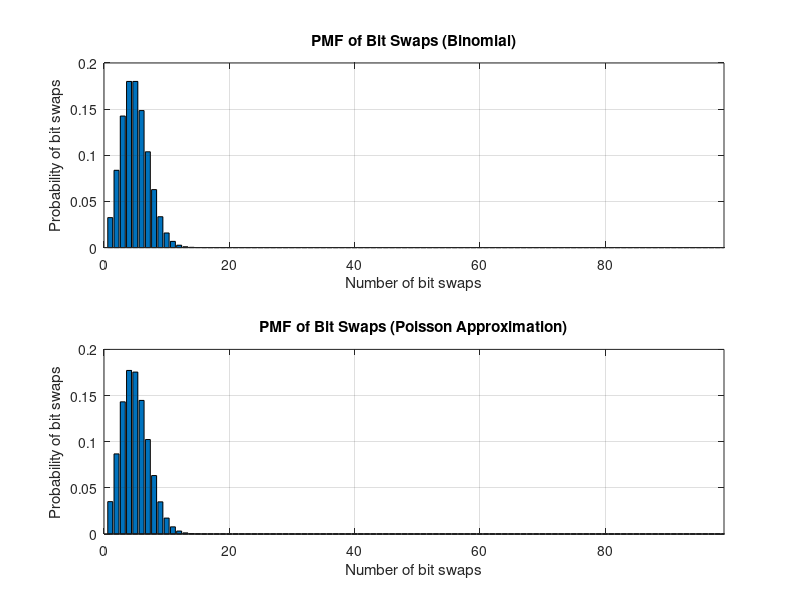

Reproduce this figure in MATLAB. (Note: this script raises an error after producing the figure.)
%% PRM Matlab Workshop 2: Discrete Channel Simulation & Repetition Coding
%% 1c) Simulation of one channel use
clc, clear
% Probability that a bit will be swapped given that it
% is 1 is 0.05
% Probability that a bit will be erased due to buffer
% overflow given that it is 1 is 0.2
% Same probability applies for the case that the bit is 0

xProb = rand;

if (xProb <= 0.5)
     
    x = 0
    yProb = rand;
    
    if (yProb <= 0.75)
        y = '0'
    elseif (yProb > 0.75)&&(yProb <= 0.8)
        y = '1'
    else
        y = 'E'
    end
    
else
    
    x = 1
    yProb = rand;
    
    if (yProb <= 0.75)
        y = '1'
    elseif (yProb > 0.75)&&(yProb <= 0.8)
        y = '0'
    else
        y = 'E'
    end
    
end
%% 1d) Distribution of Swaps & its Poisson Approximation
clc, clear

% Length of bit string
n = 99;
% Probability of swap
p = 0.05;
alpha = p*n;

% All number of swaps that can occur
s = [1:99]';

% Distribution of Swaps (Binomial)
for k = 1:n
    P_S(k, 1) = factorial(n)/(factorial(k)*factorial(n-k)) * p^k * (1 - p)^(n-k);
end
% for k = 1:n
%     p_swap(k, 1) = nchoosek(n, k) * p^k * (1 -
%     p)^(n-k);
% end

figure(1)
subplot(2, 1, 1)
bar(s, P_S)
grid on
axis([0 n 0 0.2])
xlabel('Number of bit swaps')
ylabel('Probability of bit swaps')
title('PMF of Bit Swaps (Binomial)')

% Distribution of Swaps (Poisson Approximation)
P_S_poisson = (alpha.^s)./factorial(s) * exp(-alpha);

figure(1)
subplot(2, 1, 2)
bar(s, P_S_poisson)
grid on
axis([0 n 0 0.2])
xlabel('Number of bit swaps')
ylabel('Probability of bit swaps')
title('PMF of Bit Swaps (Poisson Approximation)')
%% 1e) Simulation of bit swapped with 99 trials
clc, clear

% Probability of bit swap
p2 = 0.05;
% Length of bit string
n = 99;

% Input bit string
X = zeros(n, 1);
% Output bit string
Y = zeros(n, 1);

for k = 1:n
    [X(k), Y(k)] = disChn(p2);
end

% Compare input X and output Y vectors to get a vector
% s that denotes bits that were swapped
S = (X ~= Y);
% Number of swaps (bit errors)
S_num = sum(S)
% Probability of swap
P_s = mean(S)
%% 1e) Empirical PMF Plot of bit swap with 10e3 trials
clc, clear

% Probability of bit swap
p2 = 0.05;
% Length of bit string
n = 99;
% Input bit string
X = zeros(n, 1);
% Output bit string
Y = zeros(n, 1);

% Number of trials
M = 10e3;
% Number of swaps (bit errors) from bit string of
% length n
S_num = zeros(n, 1);
% Probability of bit swap for each number of bit swap
P_s = zeros(n, 1);

for m = 1:M
    for k = 1:n
        [X(k), Y(k)] = disChn(p2);
    end
    
    % Compare input X and output Y vectors to get a vector
    % S that denotes bits that were swapped
    S = (X ~= Y);
    % Number of bits that was swapped
    S_num(m) = sum(S);
end

% Find the probability of each number of swaps
for k = 1:n
    P_s(k) = numel(find(S_num == k))/M;
end

figure(2)
subplot(2, 1, 1)
bar([1:n], P_s)
grid on
axis([0 n 0 0.2])
xlabel('Number of bit swaps')
ylabel('Probability of bit swaps')
title('Empirical PMF of Bit Swaps')

% Exact PMF of Swaps
alpha = p2*n;

% All number of swaps that can occur
s = [1:99]';

% Distribution of Swaps (Binomial)
for k = 1:n
    P_S(k, 1) = factorial(n)/(factorial(k)*factorial(n-k)) * p2^k * (1 - p2)^(n-k);
end

subplot(2, 1, 2)
bar(s, P_S)
grid on
axis([0 n 0 0.2])
xlabel('Number of bit swaps')
ylabel('Probability of bit swaps')
title('Exact PMF of Bit Swaps')
%% 1f) Expected values with different number of trials
clc, clear

% Length of bit string
n = 99;
% Input bit string
X = zeros(n, 1);
% Output bit string
Y = zeros(n, 1);

% Probability of bit swap
p2 = 0.05:0.05:0.8;
% Aveage number (expected value) of swaps from M trials
S_avg = zeros(length(p2), 1);
% Probability of bit swap for each number of bit swap
P_s = zeros(n, 1);

k0 = 1;
for M = [2 5 10 100 1000 10e3]
    
    k1 = 1;
    for p = 0.05:0.05:0.8
        
        for m = 1:M
            
            for k = 1:n
                [X(k), Y(k)] = disChn(p);
            end
            
            % Compare input X and output Y vectors to get a vector
            % S that denotes bits that were swapped
            S = (X ~= Y);
            % Number of bits that was swapped
            S_num(m) = sum(S);
            % s_num vector contains number of swaps collected from
            % 10e3 trials
        end
        S_avg(k1,1) = mean(S_num);
        
        k1 = k1 + 1;
    end
    
    figure(3)
    subplot(3, 2, k0)
    bar(p2, S_avg)
    grid on
    axis([0 0.9 0 n])
    xlabel('Probability of bit swaps')
    ylabel('Average number of bit swaps')
    title({['Number of trials M = ', num2str(M)], 'Bit string length n = 99'})
    
    k0 = k0 + 1;
end
%% 1h) Average number of decoder error for bit string length n = 99
clc, clear

% Length of bit string
n = 99;
% Input bit string
X = zeros(n, 1);
% Output bit string
Y = zeros(n, 1);

% Probability of bit swap
p2 = 0.05:0.05:0.45;
% Number of decoder error
error = 0;
errorAvg99 = zeros(length(p2), 1);

% Number of trials
M = 10e3;

k1 = 1;
for p = 0.05:0.05:0.45
    for m = 1:M
        for k = 1:n
            [X(k), Y(k)] = disChn(p);
        end
        
        S = (X ~= Y);
        if (sum(S) >= n/2)
            error = error + 1;
        end
    end
    errorAvg99(k1) = error/M;
    error = 0;
    k1 = k1 + 1;
end

figure(4)
bar(p2, errorAvg99)
ylim([0, 0.2])
grid on
legend('Bit String Length n = 99')
xlabel('Probability of bit swaps')
ylabel('Number of decoder errors')
title('Number of trials M = 10000')
%% 1i) Average number of decoder error for bit string length n = 5
clc

% Length of bit string
n = 5;
% Input bit string
X = zeros(n, 1);
% Output bit string
Y = zeros(n, 1);

% Probability of bit swap
p2 = 0.05:0.05:0.45;
% Number of decoder error
error = 0;
errorAvg5 = zeros(length(p2), 1);

% Number of trials
M = 10e3;

k1 = 1;
for p = 0.05:0.05:0.45
    for m = 1:M
        for k = 1:n
            [X(k), Y(k)] = disChn(p);
        end
        
        S = (X ~= Y);
        if (sum(S) >= n/2)
            % If number of bit swaps is more than half the number
            % of elements in Y, an error has occurred
            error = error + 1;
        end
    end
    errorAvg5(k1) = error/M;
    error = 0;
    k1 = k1 + 1;
end

figure(5)
bar(p2, [errorAvg99 ,errorAvg5])
ylim([0, 0.5])
grid on
legend({'Bit String Length n = 99', 'Bit String Length n = 5'})
xlabel('Probability of bit swaps')
ylabel('Average number of errors')
title('Number of trials M = 10000')